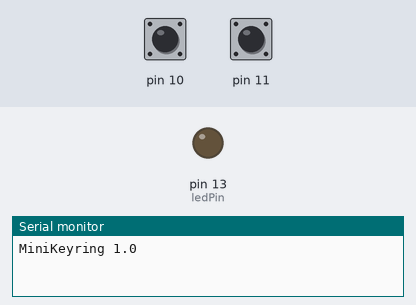
The program below on a simulated Arduino Leonardo, built with avr-gcc and run on an emulated ATmega32U4. Shown: output pins drawn as LEDs (lit = HIGH), the last lines printed to the serial monitor. Dashed ring = blinking. The test bench sets the inputs (shaded band); at power-on: pin 11 HIGH, pin 10 HIGH. USB keyboard and mouse output is not drawn.

Above: at 1.2 s.
1.3 s: pin 11 pulled LOW for 0.15 s
At 1.64 s:
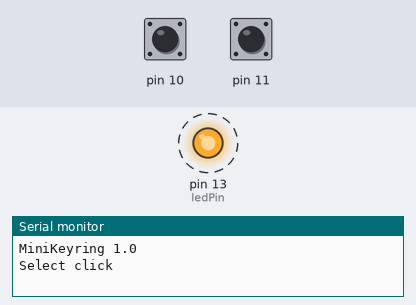
3.3 s: pin 10 pulled LOW for 0.15 s
At 4.8 s:
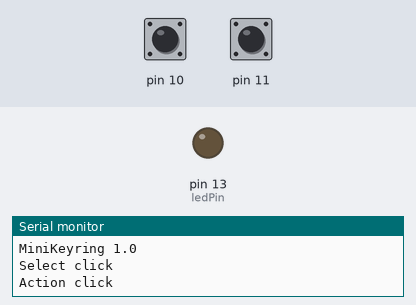
5.1 s: pin 10 pulled LOW for 1 s
At 6.38 s:
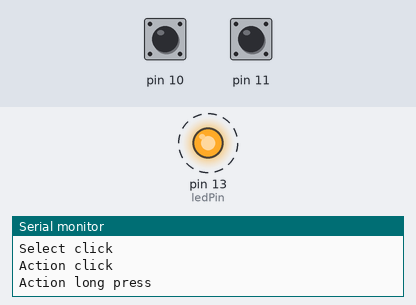
7.6 s: pin 11 pulled LOW for 3.2 s
At 9.0 s:
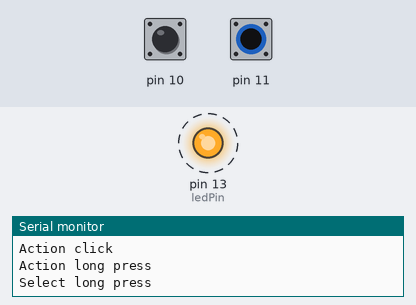
12.3 s: pin 10 pulled LOW for 3.2 s
17.0 s: pin 11 pulled LOW for 1 s
At 23.3 s:
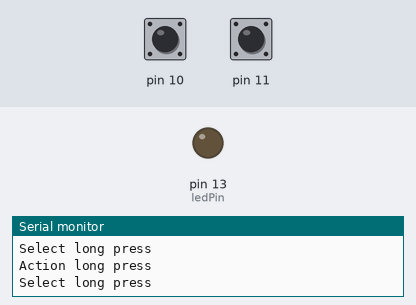
Timing chart, 0 to 23.5 s (numbered marks = the images above; inputs shaded):
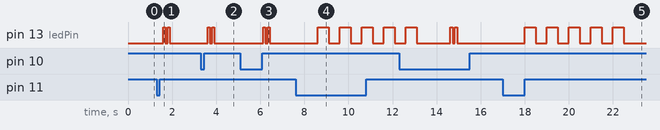

The program:

main.cpp
```cpp
// MicroKeyring
// Portable users and passwords device emulating a real keyboard. It types your credentials like a real person.
// For DIYmore Beetle BadUSB Micro (atmega32u4 like Arduino Leonardo board)
// Author: Alfonso de Cala <alfonso@el-magnifico.org>

// Requirements
//   Set up Arduino IDE Board as Leonardo
//   Install this button library https://github.com/jonnieZG/EButton

// Action button:
//   - Short click: type the selected user
//   - Long press: type the selected password
//   - Doble click: type the additional data

// Select button:
//   - Short click: Select next user
//   - Long press: Switch on/off 'heartbeat' feature. Periodic small mouse move to avoid screensaver trigger
//   - Doble click: Restart with first user

#include <Arduino.h>

#include <Keyboard.h>
#include <Mouse.h>
#include <EButton.h>

int ledPin = 13;
EButton selectButton(11);
EButton actionButton(10);

const int maxUsers=3;
String users[maxUsers] = { "youruser1", "youruser2", "youruser3" };
String passwords[maxUsers] = { "secretpassword1", "secretpassword2", "secretpassword3" };
String others[maxUsers] = { "favouriteurl1", "creditcardnumber2", "macro3" };
int currentUser=0;

bool heartbeat = false;
const unsigned long heartbeatInterval = 30000;
unsigned long lasttime=millis();
unsigned long interval;

// String containing special chars that need translation, for example in non-US keyboards
// Check https://www.arduino.cc/reference/en/language/functions/usb/keyboard/keyboardmodifiers/
//       http://kbdlayout.info/
const String specialChars="@-_!/&;:";
const unsigned int scanCodes[][2]={
  {KEY_RIGHT_ALT,'2'},   // @
  {0x00, '/'},  // -
  {0x00, '?'},  // _
  {KEY_RIGHT_SHIFT, '0x01'},  // !
  {0x00, '&'},  // /
  {0x00, '^'},  // &
  {0x00, '<'},  // ;
  {0x00, '>'},  // :
  };

void typeSpecialChar(char c) {

}

void typeSpecialString(String s) {
  for (unsigned int c=0;c < s.length();c++) {
    int i=specialChars.indexOf(s[c]);
    if (i >= 0) {
      Keyboard.press(scanCodes[i][0]);
      Keyboard.press(scanCodes[i][1]);
      Keyboard.releaseAll();
    }
    else {
      Keyboard.write(s[c]);
    }
  }

}


void flashLed(int flashes, int speed) {
    for (int i=0;i<flashes;i++) {
      digitalWrite(ledPin, HIGH);
      delay(100*speed);
      digitalWrite(ledPin, LOW);
      delay(100*speed);
    }
}

void selectButton_singleClick(EButton &btn) {
    Serial.println("Select click");
    currentUser++;
    if (currentUser == maxUsers) { currentUser=0; }
    flashLed(currentUser+1,1);
}

void selectButton_doubleClick(EButton &btn) {
    Serial.println("Select double click");
    currentUser=0;
    flashLed(currentUser+1,1);
}

void selectButton_longPress(EButton &btn) {
    Serial.println("Select long press");
    typeSpecialChar('@');

//    heartbeat=!heartbeat;
    flashLed(5,5);
}

void actionButton_singleClick(EButton &btn) {
    Serial.println("Action click");
    typeSpecialString(users[currentUser]);
    flashLed(currentUser+1,1);
}

void actionButton_longPress(EButton &btn) {
    Serial.println("Action long press");
    typeSpecialString(passwords[currentUser]);
    flashLed(currentUser+1,1);
}

void actionButton_doubleClick(EButton &btn) {
    Serial.println("Action double click");
    typeSpecialString(others[currentUser]);
    flashLed(currentUser+1,1);
}

void setup() {
  Serial.begin(115200);
  Serial.println("\nMiniKeyring 1.0\n\n");

  pinMode(ledPin, OUTPUT);
  selectButton.attachSingleClick(selectButton_singleClick);
  selectButton.attachDoubleClick(selectButton_doubleClick);
  selectButton.attachLongPressStart(selectButton_longPress);
  actionButton.attachSingleClick(actionButton_singleClick);
  actionButton.attachLongPressStart(actionButton_longPress);
  actionButton.attachDoubleClick(actionButton_doubleClick);

  Keyboard.begin();
  Mouse.begin();
}

void loop() {
    selectButton.tick();
    actionButton.tick();

    if (heartbeat) {
      interval = millis() - lasttime;
      if (interval > heartbeatInterval) {
        lasttime=millis();
         Mouse.move(1,0,0);
      }
    }
}
```

EButton.cpp
```cpp
#include "EButton.h"

EButton::EButton(byte pin, bool pressedLow) {
	this->pin = pin;
	pinMode(pin, pressedLow ? INPUT_PULLUP : INPUT);
	pressedState = !pressedLow;
	reset();
}

void EButton::setDebounceTime(byte time) {
	debounceTime = time;
}

#if defined(EBUTTON_SUPPORT_DONE_CLICKING) || defined(EBUTTON_SUPPORT_SINGLE_AND_DOUBLE_CLICKS)
void EButton::setClickTime(unsigned int time) {
	clickTime = time;
}
#endif

#if defined(EBUTTON_SUPPORT_LONG_PRESS_START) || defined(EBUTTON_SUPPORT_LONG_PRESS_DURING) || defined(EBUTTON_SUPPORT_LONG_PRESS_END)
void EButton::setLongPressTime(unsigned int time) {
	longPressTime = time;
}
#endif

#ifdef EBUTTON_SUPPORT_TRANSITION
void EButton::attachTransition(EButtonEventHandler method) {
	transitionMethod = method;
}
#endif

#ifdef EBUTTON_SUPPORT_EACH_CLICK
void EButton::attachEachClick(EButtonEventHandler method) {
	eachClickMethod = method;
}
#endif

#ifdef EBUTTON_SUPPORT_DONE_CLICKING
void EButton::attachDoneClicking(EButtonEventHandler method) {
	doneClickingMethod = method;
}
#endif

#ifdef EBUTTON_SUPPORT_SINGLE_AND_DOUBLE_CLICKS
void EButton::attachSingleClick(EButtonEventHandler method) {
	singleClickMethod = method;
}

void EButton::attachDoubleClick(EButtonEventHandler method) {
	doubleClickMethod = method;
}
#endif

#ifdef EBUTTON_SUPPORT_LONG_PRESS_START
void EButton::attachLongPressStart(EButtonEventHandler method) {
	longPressStartMethod = method;
}
#endif
#ifdef EBUTTON_SUPPORT_LONG_PRESS_DURING
void EButton::attachDuringLongPress(EButtonEventHandler method) {
	duringLongPresstMethod = method;
}
#endif
#ifdef EBUTTON_SUPPORT_LONG_PRESS_END
void EButton::attachLongPressEnd(EButtonEventHandler method) {
	longPressEndMethod = method;
}
#endif

void EButton::reset() {
	state = EBUTTON_STATE_IDLE;
	startTime = 0;
	clicks = 0;
}

byte EButton::getPin() {
	return pin;
}

byte EButton::getClicks() {
	return clicks;
}

bool EButton::isButtonPressed() {
	return buttonPressed;
}

#if defined(EBUTTON_SUPPORT_LONG_PRESS_START) || defined(EBUTTON_SUPPORT_LONG_PRESS_DURING) || defined(EBUTTON_SUPPORT_LONG_PRESS_END)
bool EButton::isLongPressed() {
	return state == EBUTTON_STATE_LONG_PRESSED;
}
#endif

unsigned long EButton::getStartTime() {
	return startTime;
}

unsigned long EButton::getPrevTransitionTime() {
	return prevTransitionTime;
}

bool EButton::operator==(EButton &other) {
	return (this == &other);
}

void EButton::tick() {
	unsigned long now = millis();

#ifdef EBUTTON_SUPPORT_LONG_PRESS_DURING
	if (state == EBUTTON_STATE_LONG_PRESSED) {
		// Call during press method if in PRESSED state - ON EACH TICK!
		if (duringLongPresstMethod != NULL)
			duringLongPresstMethod(*this);
	}
#endif

	unsigned long sinceLastTransition = now - prevTransitionTime;
	if (sinceLastTransition < debounceTime) {
		// Skip the rest if there is a sample delay applied
		return;
	}

	// Sample button state
	buttonPressed = digitalRead(pin) == pressedState;

	if (state == EBUTTON_STATE_IDLE) {
		// If the state was idle
		if (buttonPressed) {
			//... and the button is pressed now
			startTime = now;		// remember when the first click was detected
			transition(now);		// call transition method
		}
	} else if (state == EBUTTON_STATE_COUNTING_CLICKS_DOWN) {
		if (buttonPressed) {
#if defined(EBUTTON_SUPPORT_LONG_PRESS_START) || defined(EBUTTON_SUPPORT_LONG_PRESS_DURING) || defined(EBUTTON_SUPPORT_LONG_PRESS_END)
			// if the button is still pressed
			if (sinceLastTransition >= longPressTime) {
				// and it's been pressed for long enough since last transition...
				state = EBUTTON_STATE_LONG_PRESSED;			// change to LONG_PRESSED state

#ifdef EBUTTON_SUPPORT_LONG_PRESS_START
				// Call the press start method
				if (longPressStartMethod != NULL)
					longPressStartMethod(*this);
#endif
			}
#endif
		} else {
			// if the button is released
			transition(now);		// call transition method
		}
	} else if (state == EBUTTON_STATE_COUNTING_CLICKS_UP) {
		if (buttonPressed) {
			// If the button is pressed
			transition(now);
		} else {
#if defined(EBUTTON_SUPPORT_DONE_CLICKING) || defined(EBUTTON_SUPPORT_SINGLE_AND_DOUBLE_CLICKS)
			if (sinceLastTransition >= clickTime) {
#ifdef EBUTTON_SUPPORT_DONE_CLICKING
				// Handling any-click
				if (doneClickingMethod != NULL)
					doneClickingMethod(*this);
#endif
#ifdef EBUTTON_SUPPORT_SINGLE_AND_DOUBLE_CLICKS
				// Handling single-click
				if (clicks == 1 && singleClickMethod != NULL)
					singleClickMethod(*this);

				// Handling double-click
				if (clicks == 2 && doubleClickMethod != NULL)
					doubleClickMethod(*this);
#endif
				// if the button is not pressed for long enough, then reset the FSM
				reset();
			}
#endif
		}
	}
#if defined(EBUTTON_SUPPORT_LONG_PRESS_START) || defined(EBUTTON_SUPPORT_LONG_PRESS_DURING) || defined(EBUTTON_SUPPORT_LONG_PRESS_END)
	else if (state == EBUTTON_STATE_LONG_PRESSED) {
		if (!buttonPressed) {
			// Button was released from pressed state
			transition(now);
#ifdef EBUTTON_SUPPORT_LONG_PRESS_END
			if (longPressEndMethod != NULL)
				longPressEndMethod(*this);
#endif
			// Reset the FSM
			reset();
		}
	}
#endif
}

void EButton::transition(unsigned long now) {
	// Performed when a click transition is detected
	if (buttonPressed) {
		state = EBUTTON_STATE_COUNTING_CLICKS_DOWN;	// change to COUNTING_CLICKS_DOWN state
	} else {
#if defined(EBUTTON_SUPPORT_LONG_PRESS_START) || defined(EBUTTON_SUPPORT_LONG_PRESS_DURING) || defined(EBUTTON_SUPPORT_LONG_PRESS_END)
		if (state != EBUTTON_STATE_LONG_PRESSED) {
			// Count a click only if we were not in PRESSED state
#endif
			state = EBUTTON_STATE_COUNTING_CLICKS_UP;	// change to COUNTING_CLICKS_DOWN state
			clicks++;									// increase clicks on transition to UP
#if defined(EBUTTON_SUPPORT_LONG_PRESS_START) || defined(EBUTTON_SUPPORT_LONG_PRESS_DURING) || defined(EBUTTON_SUPPORT_LONG_PRESS_END)
		}
#endif
	}

#ifdef EBUTTON_SUPPORT_TRANSITION
	// Call the transition method
	if (transitionMethod != NULL)
		transitionMethod(*this);
#endif

#ifdef EBUTTON_SUPPORT_EACH_CLICK
	if (!buttonPressed) {
#if defined(EBUTTON_SUPPORT_LONG_PRESS_START) || defined(EBUTTON_SUPPORT_LONG_PRESS_DURING) || defined(EBUTTON_SUPPORT_LONG_PRESS_END)
		if (state != EBUTTON_STATE_LONG_PRESSED) {
#endif
			// if released and it was not in PRESSED mode, then we have a CLICK event
			if (eachClickMethod != NULL)
				eachClickMethod(*this);
#if defined(EBUTTON_SUPPORT_LONG_PRESS_START) || defined(EBUTTON_SUPPORT_LONG_PRESS_DURING) || defined(EBUTTON_SUPPORT_LONG_PRESS_END)
		}
#endif
	}
#endif
	prevTransitionTime = now;						// remember last transition time
}
```

EButton.h
```cpp
// (licence header left out)
#ifndef EBUTTON_H_
#define EBUTTON_H_

#include "Arduino.h"

// --------------------------- Optional Feature Switches ---------------------------
// You can disable the features you don't need, to minimize memory footprint
// Just include some of the following defines before including EButton.h and
// don't forget to clean the project after making changes to these options!

//#define EBUTTON_SUPPORT_TRANSITION_DISABLED
//#define EBUTTON_SUPPORT_EACH_CLICK_DISABLED
//#define EBUTTON_SUPPORT_DONE_CLICKING_DISABLED
//#define EBUTTON_SUPPORT_SINGLE_AND_DOUBLE_CLICKS_DISABLED
//#define EBUTTON_SUPPORT_LONG_PRESS_START_DISABLED
//#define EBUTTON_SUPPORT_LONG_PRESS_DURING_DISABLED


#ifndef EBUTTON_SUPPORT_TRANSITION_DISABLED
#define EBUTTON_SUPPORT_TRANSITION
#endif
#ifndef EBUTTON_SUPPORT_EACH_CLICK_DISABLED
#define EBUTTON_SUPPORT_EACH_CLICK
#endif
#ifndef EBUTTON_SUPPORT_DONE_CLICKING_DISABLED
#define EBUTTON_SUPPORT_DONE_CLICKING
#endif
#ifndef EBUTTON_SUPPORT_SINGLE_AND_DOUBLE_CLICKS_DISABLED
#define EBUTTON_SUPPORT_SINGLE_AND_DOUBLE_CLICKS
#endif
#ifndef EBUTTON_SUPPORT_LONG_PRESS_START_DISABLED
#define EBUTTON_SUPPORT_LONG_PRESS_START
#endif
#ifndef EBUTTON_SUPPORT_LONG_PRESS_DURING_DISABLED
#define EBUTTON_SUPPORT_LONG_PRESS_DURING
#endif
#ifndef EBUTTON_SUPPORT_LONG_PRESS_END_DISABLED
#define EBUTTON_SUPPORT_LONG_PRESS_END
#endif

// -------- Default Timings in milliseconds (can be modified using setters) --------
#define EBUTTON_DEFAULT_DEBOUNCE		50
#if defined(EBUTTON_SUPPORT_DONE_CLICKING) || defined(EBUTTON_SUPPORT_SINGLE_AND_DOUBLE_CLICKS)
#define EBUTTON_DEFAULT_CLICK			150
#endif
#if defined(EBUTTON_SUPPORT_LONG_PRESS_START) || defined(EBUTTON_SUPPORT_LONG_PRESS_DURING) || defined(EBUTTON_SUPPORT_LONG_PRESS_END)
#define EBUTTON_DEFAULT_LONG_PRESS		1000
#endif
// ---------------------------------------------------------------------------------
// <<<< END OF CONFIGURABLE OPTIONS

#define EBUTTON_STATE_IDLE					0
#define EBUTTON_STATE_COUNTING_CLICKS_DOWN	1
#define EBUTTON_STATE_COUNTING_CLICKS_UP	2
#if defined(EBUTTON_SUPPORT_LONG_PRESS_START) || defined(EBUTTON_SUPPORT_LONG_PRESS_DURING) || defined(EBUTTON_SUPPORT_LONG_PRESS_END)
#define EBUTTON_STATE_LONG_PRESSED			3
#endif
class EButton;
extern "C" {
// Pointer to event handling methods
typedef void (*EButtonEventHandler)(EButton&);
}

class EButton {
public:
	// Constructor.
	EButton(byte pin, bool pressedLow = true);

	// Debounce time - delay after the first transition, before sampling the next state.
	void setDebounceTime(byte time);
	// Click time - delay after the button was released, when clicks counting ends.
	// (Delay before triggering singleClick, doubleClick, or doneClicking event.)
#if defined(EBUTTON_SUPPORT_DONE_CLICKING) || defined(EBUTTON_SUPPORT_SINGLE_AND_DOUBLE_CLICKS)
	void setClickTime(unsigned int time);
#endif
#if defined(EBUTTON_SUPPORT_LONG_PRESS_START) || defined(EBUTTON_SUPPORT_LONG_PRESS_DURING) || defined(EBUTTON_SUPPORT_LONG_PRESS_END)
	// Long-Press time - minimum time to keep the button pressed in order to start LONG_PRESSED state.
	void setLongPressTime(unsigned int time);
#endif
#ifdef EBUTTON_SUPPORT_TRANSITION
	// Attaches a method that is triggered on each transition (state change) - triggered first.
	void attachTransition(EButtonEventHandler method);
#endif
#ifdef EBUTTON_SUPPORT_EACH_CLICK
	// Attaches a method that is triggered each time the key goes up, while not in LONG_PRESSED state - triggered second
	void attachEachClick(EButtonEventHandler method);
#endif
#ifdef EBUTTON_SUPPORT_DONE_CLICKING
	// Attaches a method that is triggered after all the clicks have been counted - triggered third
	void attachDoneClicking(EButtonEventHandler method);
#endif
#ifdef EBUTTON_SUPPORT_SINGLE_AND_DOUBLE_CLICKS
	// Attaches a method that is triggered when there was exactly one click - triggered fourth
	void attachSingleClick(EButtonEventHandler method);
	// Attaches a method that is triggered when there were exactly two clicks - triggered fifth
	void attachDoubleClick(EButtonEventHandler method);
#endif
#ifdef EBUTTON_SUPPORT_LONG_PRESS_START
	// Attaches a method that is triggered once, at the beginning of a long press - triggered after the transition to pressed
	void attachLongPressStart(EButtonEventHandler method);
#endif
#ifdef EBUTTON_SUPPORT_LONG_PRESS_DURING
	// Attaches a method that is triggered on each tick() during a long press - triggered after pressStart
	void attachDuringLongPress(EButtonEventHandler method);
#endif
#ifdef EBUTTON_SUPPORT_LONG_PRESS_END
	// Attaches a method that is triggered once, at the end of a long press - triggered after transition to released
	void attachLongPressEnd(EButtonEventHandler method);
#endif
	// Reset state
	void reset();

	// Update/tick the button
	void tick();

	// Attached pin number
	byte getPin();

	// Number of clicks performed
	byte getClicks();

	// Test if the button was pressed the last time it was sampled
	bool isButtonPressed();

#if defined(EBUTTON_SUPPORT_LONG_PRESS_START) || defined(EBUTTON_SUPPORT_LONG_PRESS_DURING) || defined(EBUTTON_SUPPORT_LONG_PRESS_END)
	// Test it the button is in long-pressed state
	bool isLongPressed();
#endif

	// The time of the first button press
	unsigned long getStartTime();

	// Time of the previous transition
	unsigned long getPrevTransitionTime();

	// Tests if the two have the same address
	bool operator==(EButton &other);

private:
	void transition(unsigned long now);

	// ----- Configuration-specific fields -----
	byte pin;										// Attached pin
	byte debounceTime = EBUTTON_DEFAULT_DEBOUNCE;	// Debounce time in ms (between 0 and 255)
#if defined(EBUTTON_SUPPORT_DONE_CLICKING) || defined(EBUTTON_SUPPORT_SINGLE_AND_DOUBLE_CLICKS)
	unsigned int clickTime = EBUTTON_DEFAULT_CLICK;	// Time the button has to be released in order to complete counting clicks
#endif
#if defined(EBUTTON_SUPPORT_LONG_PRESS_START) || defined(EBUTTON_SUPPORT_LONG_PRESS_DURING) || defined(EBUTTON_SUPPORT_LONG_PRESS_END)
	unsigned int longPressTime = EBUTTON_DEFAULT_LONG_PRESS;	// Minimum press time
#endif
	bool pressedState;								// Logical value of the pressed state

#ifdef EBUTTON_SUPPORT_TRANSITION
	EButtonEventHandler transitionMethod = NULL;
#endif
#ifdef EBUTTON_SUPPORT_EACH_CLICK
	EButtonEventHandler eachClickMethod = NULL;
#endif
#ifdef EBUTTON_SUPPORT_SINGLE_AND_DOUBLE_CLICKS
	EButtonEventHandler singleClickMethod = NULL;
	EButtonEventHandler doubleClickMethod = NULL;
#endif
#ifdef EBUTTON_SUPPORT_DONE_CLICKING
	EButtonEventHandler doneClickingMethod = NULL;
#endif
#ifdef EBUTTON_SUPPORT_LONG_PRESS_START
	EButtonEventHandler longPressStartMethod = NULL;
#endif
#ifdef EBUTTON_SUPPORT_LONG_PRESS_DURING
	EButtonEventHandler duringLongPresstMethod = NULL;
#endif
#ifdef EBUTTON_SUPPORT_LONG_PRESS_END
	EButtonEventHandler longPressEndMethod = NULL;
#endif
	// ----- State-specific fields -----
	byte state;								// Current FSM state
	bool buttonPressed;						// last button state
	unsigned long startTime;				// when the first click was detected
	unsigned long prevTransitionTime = 0;	// previous time the button state has changed UP->DOWN, or DOWN->UP
	byte clicks;							// Number of clicks performed
};

#endif /* EBUTTON_H_ */
```

Source omitted: EButton.cpp (6600 bytes)

Measured:
- after the input at 1.3 s, pin 13 (ledPin): alternates HIGH for 0.10 s and LOW for 0.10 s, 4 changes in all, then stays LOW, starting after 0.30 s
- after the input at 3.3 s, pin 13 (ledPin): alternates HIGH for 0.10 s and LOW for 0.10 s, 4 changes in all, then stays LOW, starting after 0.32 s
- after the input at 5.1 s, pin 13 (ledPin): alternates HIGH for 0.10 s and LOW for 0.10 s, 4 changes in all, then stays LOW, starting after 1.0 s
- after the input at 7.6 s, pin 13 (ledPin): alternates HIGH for 0.50 s and LOW for 0.50 s, starting after 1.0 s
- after the input at 17.0 s, pin 13 (ledPin): alternates HIGH for 0.50 s and LOW for 0.50 s, starting after 1.0 s
